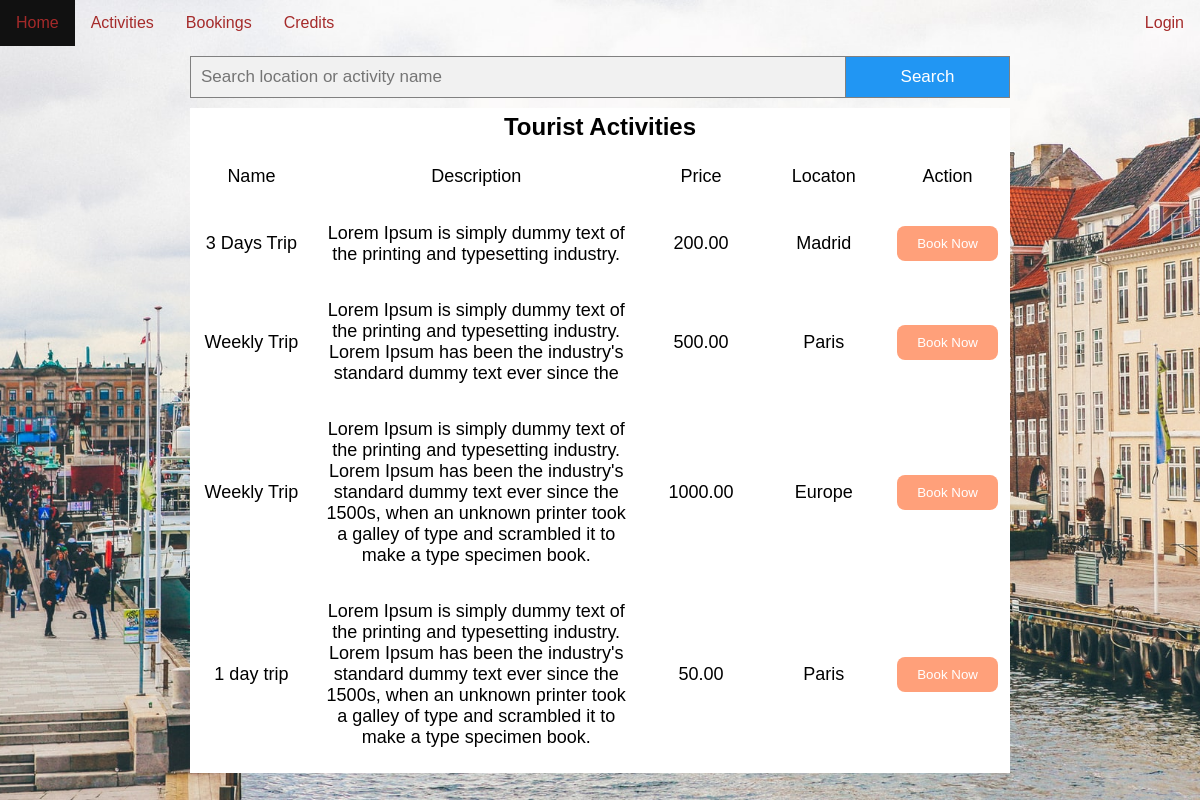
Screenshot of /tourist/activity.php with the database file from the repository.
### tables this page shows
CREATE TABLE `activities` (
  `activityID` mediumint(8) UNSIGNED NOT NULL,
  `activity_name` varchar(255) NOT NULL,
  `description` text NOT NULL,
  `price` decimal(7,2) NOT NULL,
  `location` text DEFAULT NULL
);

### tourist/includes/functions.php (called while the page is built)
<?php
function escape($string){
    return htmlspecialchars($string,ENT_QUOTES,'UTF-8');
}
?>

### tourist/activity.php (the view, shortened to what this page needs)
<!DOCTYPE html>
<html>
<head>
<link rel="stylesheet" href="assets/stylesheets/activity.css"></link>
<?php
require 'includes/functions.php';
require 'includes/db.inc.php';
?>
</head>
<body>
<div class="back">
<?php include 'header.php';?>
<div class="row">
  <div class="column left" >
  </div>
  <div class="column middle">
  <div class="">
  <form class="example" action="search.php" method="post">
  <input type="text" placeholder="Search location or activity name" name="search">
  <button type="submit" name="search-submit"><i class="fa fa-search"></i>Search</button>
</form>
</div>
<div class="center ">
    <h2>
        Tourist Activities
    </h2>
</div>
  <table class="table">
    <thead>
    <tr>
        <th width=15%>Name</th>
        <th width=40%>Description</th>
        <th width=15%>Price</th>
        <th width=15%>Locaton</th>
        <th width=15%>Action</th>
    </tr>
    </thead>
    <?php
    $sql2="SELECT * from activities;";
    $result2=mysqli_query($conn,$sql2);
    while($row=$result2->fetch_assoc()):
    ?>
        <tr>
        <td><?php echo escape($row['activity_name']) ?></td>
        <td><?php echo escape($row['description']) ?></td>
        <td> <?php echo escape($row['price']) ?></td>
        <td> <?php echo escape($row['location']) ?></td>
        <td>
        <?php
        if(isset($_SESSION["id"]))
        {
          $custID=$_SESSION['id'];
          ?>
      <input type="button" onclick="window.location.href='customer.php?bookid=<?php echo escape($row['activityID']);?>&custid=<?php echo escape($custID) ?> ';" value="Book Now" />
        <?php
        }
        else{?>
          <input type="button" onclick="window.location.href='login.php';" value="Book Now" />
        <?php
        }
        ?>
        </td>
        </tr>
    <?php endwhile; ?>
</table>
  </div>
  <div class="column right">
  </div>
</div>
    </div>-
</body>
</html>

### tourist/header.php (shortened to what this page needs)
<!DOCTYPE html>
<html>
<head>
<link rel="stylesheet" href="assets/stylesheets/header.css"></link>
</head>
<body>
<ul>
  <li><a href="home.php">Home</a></li>
  <li><a href="activity.php">Activities</a></li>
  <?php
  if(isset($_SESSION["id"]))
  {
    ?>
  <li><a href="custbookings.php">Bookings</a></li>
  <?php
  }
  else
  {
    ?>
    <li><a href="login.php">Bookings</a></li>
  <?php
  }
  ?>
  <li><a href="credits.php">Credits</a></li>
  <?php
  if(isset($_SESSION["id"]))
  {
    ?>
  <li style="float:right"><a class="active" href="logout.php">Logout</a></li>
    <?php
  }
  else{
    ?>
    <li style="float:right"><a class="active" href="login.php">Login</a></li>
    <?php
  }
  ?>
</ul>
</body>
</html>

### tourist/assets/stylesheets/activity.css (style rules this page uses)
* { margin: 0; padding: 0; font-family: sans-serif; }
.back { height: 100%; width: 100%; background-image: url('../images/home3.jpg'); background-position: center; background-size: cover; position: absolute; }
.column { float: left; padding: 10px; height: 300px; margin-left: 30px; }
.left, .right { width: 10%; }
.middle { width: 70%; }
.row:after { content: ''; display: table; clear: both; }
table { font-size: 18px; font-weight: normal; border-spacing: 0 15px; text-align: center; background-color: white; }
th, td { font-size: 18px; font-weight: normal; padding: 10px; }
.center { text-align: center; margin-top: 10px; padding-top: 5px; background-color: white; }
input[type='button'], input[type='submit'], input[type='reset'] { background-color: lightsalmon; border: none; color: white; padding: 10px 20px; text-decoration: none; margin: 4px 2px; cursor: pointer; border-radius: 8px; }
* { box-sizing: border-box; }
form.example input[type='text'] { padding: 10px; font-size: 17px; border: 1px solid grey; float: left; width: 80%; background: #f1f1f1; }
form.example button { float: left; width: 20%; padding: 10px; background: #2196f3; color: white; font-size: 17px; border: 1px solid grey; border-left: none; cursor: pointer; }
form.example::after { content: ''; clear: both; display: table; }

### tourist/assets/stylesheets/header.css (style rules this page uses)
ul { list-style-type: none; margin: 0; padding: 0; overflow: hidden; background-color: transparent; }
li { float: left; }
li a { display: block; color: brown; text-align: center; padding: 14px 16px; text-decoration: none; }
.active { background-color: transparent; }

### rows the page displays
activities: activity_name "3 Days Trip", description "Lorem Ipsum is simply dummy text of the printing and typesetting industry.", price "200.00", location "Madrid"
activities: activity_name "Weekly Trip", description "Lorem Ipsum is simply dummy text of the printing and typesetting industry. Lorem Ipsum has been the industry's standard dummy text ever since the", price "500.00", location "Paris"
activities: activity_name "Weekly Trip", description "Lorem Ipsum is simply dummy text of the printing and typesetting industry. Lorem Ipsum has been the industry's standard dummy text ever since the 1500s, when an unknown printer took a galley of type and scrambled it to make a type specimen book.", price "1000.00", location "Europe"
activities: activity_name "1 day trip", description "Lorem Ipsum is simply dummy text of the printing and typesetting industry. Lorem Ipsum has been the industry's standard dummy text ever since the 1500s, when an unknown printer took a galley of type and scrambled it to make a type specimen book.", price "50.00", location "Paris"
